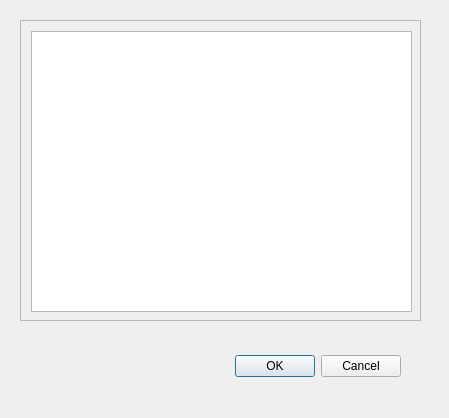
<?xml version="1.0" encoding="UTF-8"?>
<ui version="4.0">
 <class>Listar_Vuelos</class>
 <widget class="QDialog" name="Listar_Vuelos">
  <property name="geometry">
   <rect>
    <x>0</x>
    <y>0</y>
    <width>449</width>
    <height>418</height>
   </rect>
  </property>
  <property name="windowTitle">
   <string>Dialog</string>
  </property>
  <widget class="QDialogButtonBox" name="buttonBox">
   <property name="geometry">
    <rect>
     <x>60</x>
     <y>350</y>
     <width>341</width>
     <height>32</height>
    </rect>
   </property>
   <property name="orientation">
    <enum>Qt::Horizontal</enum>
   </property>
   <property name="standardButtons">
    <set>QDialogButtonBox::Cancel|QDialogButtonBox::Ok</set>
   </property>
  </widget>
  <widget class="QScrollArea" name="scrollArea">
   <property name="geometry">
    <rect>
     <x>20</x>
     <y>20</y>
     <width>401</width>
     <height>301</height>
    </rect>
   </property>
   <property name="widgetResizable">
    <bool>true</bool>
   </property>
   <widget class="QWidget" name="scrollAreaWidgetContents">
    <property name="geometry">
     <rect>
      <x>0</x>
      <y>0</y>
      <width>399</width>
      <height>299</height>
     </rect>
    </property>
    <widget class="QTableView" name="tableView">
     <property name="geometry">
      <rect>
       <x>10</x>
       <y>10</y>
       <width>381</width>
       <height>281</height>
      </rect>
     </property>
    </widget>
   </widget>
  </widget>
 </widget>
 <resources/>
 <connections>
  <connection>
   <sender>buttonBox</sender>
   <signal>accepted()</signal>
   <receiver>Listar_Vuelos</receiver>
   <slot>accept()</slot>
   <hints>
    <hint type="sourcelabel">
     <x>248</x>
     <y>254</y>
    </hint>
    <hint type="destinationlabel">
     <x>157</x>
     <y>274</y>
    </hint>
   </hints>
  </connection>
  <connection>
   <sender>buttonBox</sender>
   <signal>rejected()</signal>
   <receiver>Listar_Vuelos</receiver>
   <slot>reject()</slot>
   <hints>
    <hint type="sourcelabel">
     <x>316</x>
     <y>260</y>
    </hint>
    <hint type="destinationlabel">
     <x>286</x>
     <y>274</y>
    </hint>
   </hints>
  </connection>
 </connections>
</ui>
